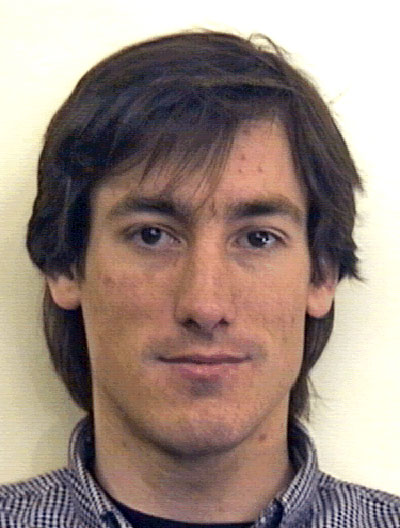
#> input picture face_dataset/adrian3.jpg, 400 x 528 px
$ python -i edge_detection.py   (imports and definitions only)
#> lines starting #> are read from the running program, lines starting #| are printed output that depends on the picture
#> further down, picture is the input picture: shape (528, 400, 3); mean B, G, R 129.1, 138.3, 156.6
from PyQt6.QtGui import QImage, QPixmap
import cv2
import numpy as np
from scipy import ndimage
import math

class EdgeDetection:
    """Custom edge detection class with implementations from scratch"""

    # [110 lines left out: functions convolve, Sobel, prewitt, roberts, not called in this run]


    @staticmethod
    def Canny(image: np.ndarray, low_threshold: int=30, high_threshold: int=100, ksize: int=5, sigma: float=1.4):

        # Convert to grayscale if needed
#> called with low_threshold = 30, high_threshold = 100, ksize = 5, sigma = 1.4
        if len(image.shape) == 3:
            gray = cv2.cvtColor(image, cv2.COLOR_BGR2GRAY)
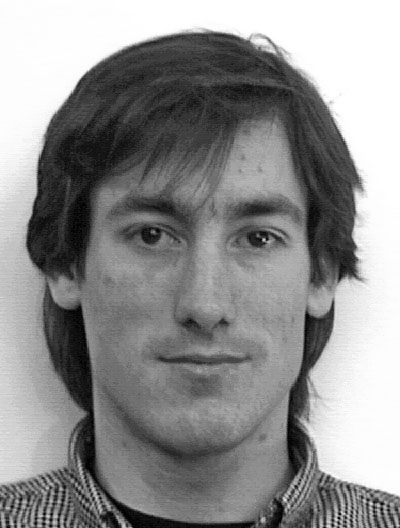
#> gray: shape (528, 400); min 0, max 255, mean 142.7
        else:
            gray = image.copy()

        # Step 1: Noise reduction using Gaussian filter
        blurred_img = EdgeDetection.apply_gaussian_filter(gray, ksize, sigma)

        # Step 2: Gradient calculation using Sobel
        g_mag_img, g_dir_mat = EdgeDetection.sobel_edge_detection(blurred_img)

        # Step 3: Non-maximum suppression
        nms_img = EdgeDetection.non_max_suppression(g_mag_img, g_dir_mat)

        # Step 4 & 5: Double thresholding and hysterisis thresholding (edge tracking)
        canny_img = EdgeDetection.double_threshold(nms_img, low_threshold, high_threshold)

        return canny_img

    # [20 lines left out: function normalize_to_uint8, not called in this run]


    @staticmethod
    def apply_gaussian_filter(image, size=3, sigma=2):
#> called with size = 5, sigma = 1.4
        print("entered gaussian smoothing")
        noisy_img = np.copy(image)

        half_kernel_size = size // 2  # Half-size for symmetry
        x, y = np.meshgrid(np.arange(-half_kernel_size, half_kernel_size+1), np.arange(-half_kernel_size, half_kernel_size+1))

        # apply the Gaussian formula
        gaussian_kernel = np.exp(-(x**2 + y**2) / (2 * sigma**2))

        # normalize so the sum is 1 by dividing by the sum of pixel values
        gaussian_kernel /= np.sum(gaussian_kernel)
        # [17 lines of commented-out code are left out]

        noisy_img = ndimage.convolve(image, gaussian_kernel)

        return noisy_img

    def sobel_edge_detection(image):
        print("entered sobel edge detection")
        image = image.astype(np.float32)
        gx_sobel = np.array([[-1, 0, 1],
                    [-2, 0, 2],
                    [-1, 0, 1]], dtype=np.float32)  # horizontal gradient kernel
        gy_sobel = np.array([[-1, -2, -1],
                    [0, 0, 0],
                    [1, 2, 1]], dtype=np.float32) # vertical gradient kernel

        gx_img = ndimage.convolve(np.copy(image), gx_sobel)
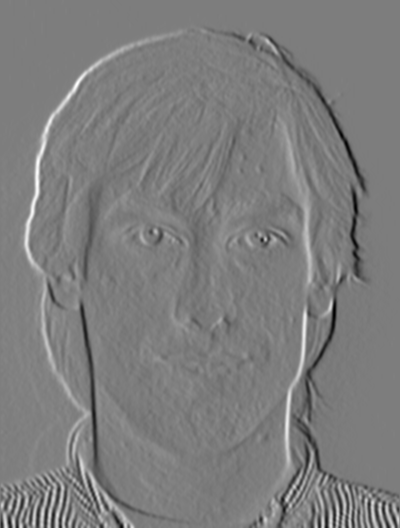
#> gx_img: shape (528, 400) float32; min -346, max 355, mean -0.6; drawn with min black and max white
        gy_img = ndimage.convolve(np.copy(image), gy_sobel)
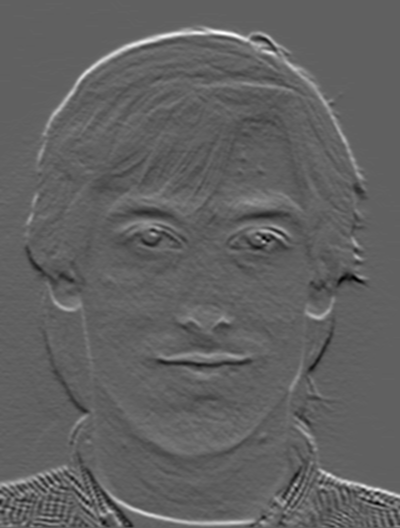
#> gy_img: shape (528, 400) float32; min -223, max 364, mean 2.7; drawn with min black and max white


        g_mag_img = np.hypot(gx_img, gy_img)
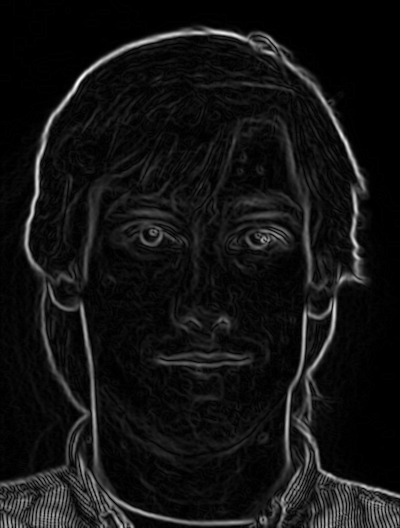
#> g_mag_img: shape (528, 400) float32; min 0, max 408, mean 30.7; drawn with min black and max white
        g_mag_img /= np.max(g_mag_img)   # normalization for pixel values
        g_mag_img = (g_mag_img * 255).astype(np.uint8)  # Scale to 0-255 as QImage() expects the image to be 8 bit integer values to process the pixels correctly
                                                        # while here, g_mag_img is of float values from 0 to 1, so we made this scaling and conversion
        g_directions = np.arctan2(gy_img, gx_img) #direction mat used in non maximal suppression (edge thinning)
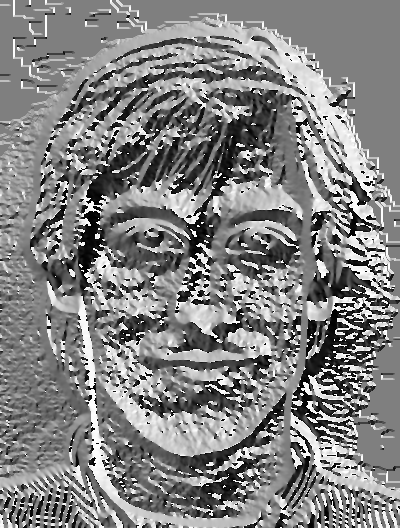
#> g_directions: shape (528, 400) float32; min -3.14, max 3.14, mean 0.0917; drawn with min black and max white
        # plt.imshow( g_mag_img, cmap= plt.get_cmap('gray'))
        # plt.show()
        return g_mag_img, g_directions

    @staticmethod
    def non_max_suppression(g_mag_image, dir_mat):
        print("entered nms")
        for i in range(1, g_mag_image.shape[0] - 1):
            for j in range(1, g_mag_image.shape[1] - 1):
                # direction 0
                if (dir_mat[i][j]/np.pi) * 180 >= -22.5 and (dir_mat[i][j]/np.pi) * 180 < 22.5 or np.abs((dir_mat[i][j]/np.pi) * 180) >= 157.5:
                    if g_mag_image [i][j] < g_mag_image [i][j+1] or g_mag_image[i][j] < g_mag_image[i][j-1]:
                        g_mag_image[i][j] = 0
                # direction 45
                elif (dir_mat[i][j]/np.pi) * 180 >= 22.5 and (dir_mat[i][j]/np.pi) * 180 < 67.5 or (dir_mat[i][j]/np.pi) * 180 >= -157.5 and (dir_mat[i][j]/np.pi) * 180 < -112.5:
                    if g_mag_image [i][j] < g_mag_image [i+1][j-1] or g_mag_image[i][j] < g_mag_image[i-1][j+1]:
                        g_mag_image[i][j] = 0
                # direction 90
                elif (dir_mat[i][j]/np.pi) * 180 >= 67.5 and (dir_mat[i][j]/np.pi) * 180 < 112.5 or (dir_mat[i][j]/np.pi) * 180 >= -112.5 and (dir_mat[i][j]/np.pi) * 180 < -67.5:
                    if g_mag_image [i][j] < g_mag_image [i-1][j] or g_mag_image[i][j] < g_mag_image[i+1][j]:
                        g_mag_image[i][j] = 0
                # direction 135
                elif (dir_mat[i][j]/np.pi) * 180 >= 112.5 and (dir_mat[i][j]/np.pi) * 180 < 157.5 or (dir_mat[i][j]/np.pi) * 180 >= -67.5 and (dir_mat[i][j]/np.pi) * 180 < -22.5:
                    if g_mag_image [i][j] < g_mag_image [i+1][j+1] or g_mag_image[i][j] < g_mag_image[i-1][j-1]:
                        g_mag_image[i][j] = 0
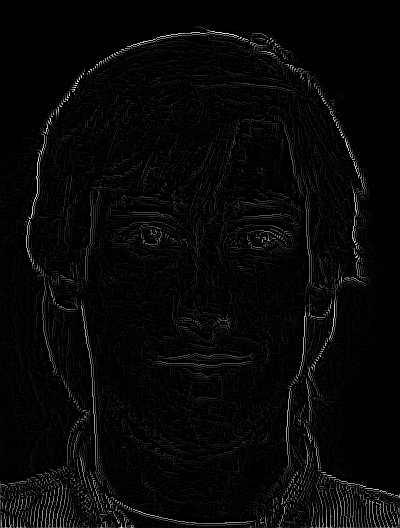
#> g_mag_image: shape (528, 400); min 0, max 255, mean 7.2

        nms_img = g_mag_image
        return nms_img


    @staticmethod
    def double_threshold(nms_img, low_threshold, high_threshold):
#> called with low_threshold = 30, high_threshold = 100
        print("entered double thresholding")
        # high_thres = np.max(nms_img) * high_ratio
        # low_thres = high_thres * low_ratio

        for row in range(1, nms_img.shape[0]-1):
            for col in range(1, nms_img.shape[1]-1):
                if nms_img[row][col] < low_threshold:
                    nms_img[row][col] = 0
                elif nms_img[row][col] >= high_threshold:
                    nms_img[row][col] = 255
                else:
                    if nms_img[row-1][col-1] >= high_threshold or nms_img[row-1][col] >= high_threshold or nms_img[row-1][col+1] >= high_threshold or nms_img[row][col-1] >= high_threshold or nms_img[row][col+1] >= high_threshold or nms_img[row+1][col-1] >= high_threshold or nms_img[row+1][col] >= high_threshold or nms_img[row+1][col+1] >= high_threshold:
                        nms_img[row][col] = 255
                    else:
                        nms_img[row][col] = 0
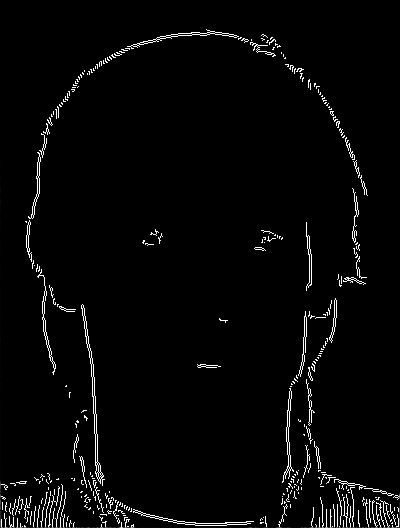
#> nms_img: shape (528, 400); min 0, max 255, mean 6.8

        canny_img = nms_img
        return canny_img

    # @staticmethod
    # def edge_tracking(strong_edges, weak_edges):
    #     """
    #     Track edges by hysteresis - connecting weak edges to strong edges

    #     Args:
    #         strong_edges: Image with strong edges (255)
    #         weak_edges: Image with weak edges (50)

    #     Returns:
    #         Final edge image
    #     """
    #     # Extract shape - fixed to handle both grayscale and color images
    #     if len(strong_edges.shape) == 3:
    #         rows, cols, _ = strong_edges.shape
    #     else:
    #         rows, cols = strong_edges.shape

    #     # Create a combined image with both strong and weak edges
    #     edges = strong_edges.copy()
    #     weak_i, weak_j = np.where(weak_edges == 50)

    #     # Define 8-connected neighborhood offsets
    #     neighbors = [(-1, -1), (-1, 0), (-1, 1), (0, -1), (0, 1), (1, -1), (1, 0), (1, 1)]

    #     # For each weak edge pixel
    #     for i, j in zip(weak_i, weak_j):
    #         # Check if any of the 8 neighboring pixels is a strong edge
    #         for di, dj in neighbors:
    #             ni, nj = i + di, j + dj
    #             if 0 <= ni < rows and 0 <= nj < cols and edges[ni, nj] == 255:
    #                 # If connected to a strong edge, make this weak edge strong
    #                 edges[i, j] = 255
    #                 break

    #     # Set any remaining weak edges to 0
    #     edges[edges != 255] = 0

    #     return edges


# Interface functions that use our custom EdgeDetection class
# [47 lines left out: functions sobel_edge_detection, roberts_edge_detection, prewitt_edge_detection, not called in this run]

def canny_edge_detection(image, low_threshold=50, high_threshold=150):
    return EdgeDetection.Canny(image, low_threshold=low_threshold, high_threshold=high_threshold)

# [6 lines left out: function display_image, not called in this run]

>>> import cv2
>>> picture = cv2.imread('../../face_dataset/adrian3.jpg')
>>> result = EdgeDetection().Canny(picture)

$ run again, on face_dataset/adrian4.jpg
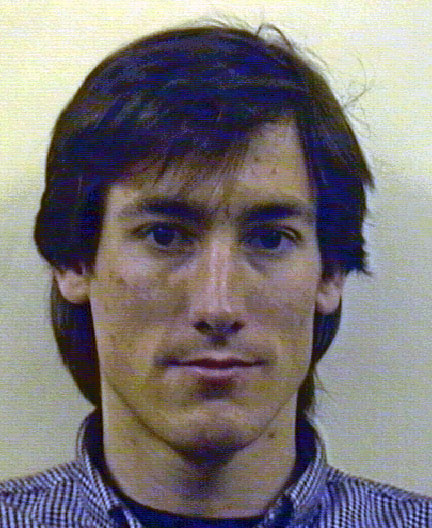
#> input picture face_dataset/adrian4.jpg, 432 x 528 px
#> picture is the input picture: shape (528, 432, 3); mean B, G, R 120.4, 119.4, 124.7
#> in sobel_edge_detection, `g_directions = np.arctan2(gy_img, gx_img)`:
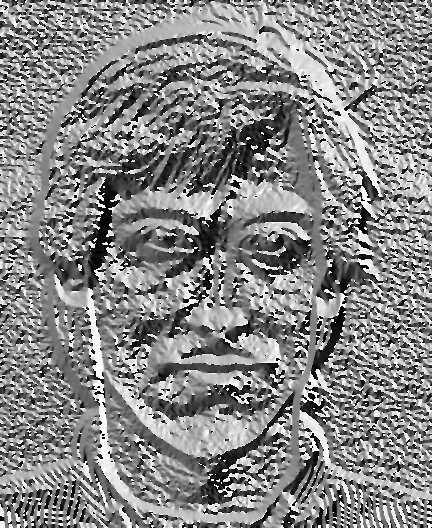
#> g_directions: shape (528, 432) float32; min -3.14, max 3.14, mean 0.185; drawn with min black and max white
#> after the loop in double_threshold, `for row in range(1, nms_img.shape[0]-1):`:
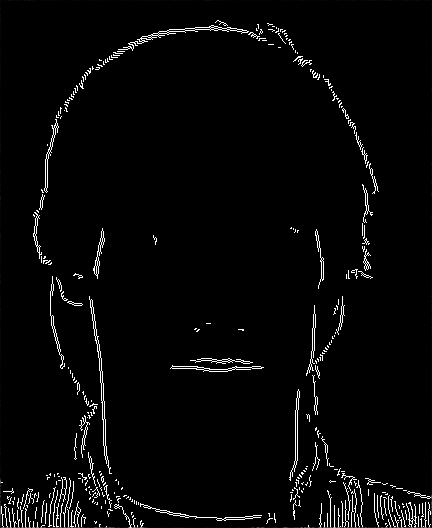
#> nms_img: shape (528, 432); min 0, max 255, mean 7.2

$ run again, on face_dataset/andrew11.jpg
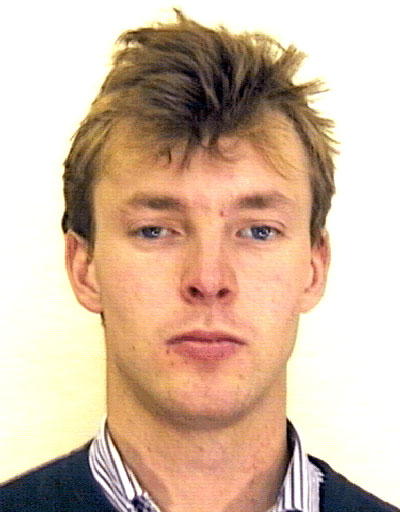
#> input picture face_dataset/andrew11.jpg, 400 x 512 px
#> picture is the input picture: shape (512, 400, 3); mean B, G, R 165.5, 186.6, 212.7
#> after the loop in double_threshold, `for row in range(1, nms_img.shape[0]-1):`:
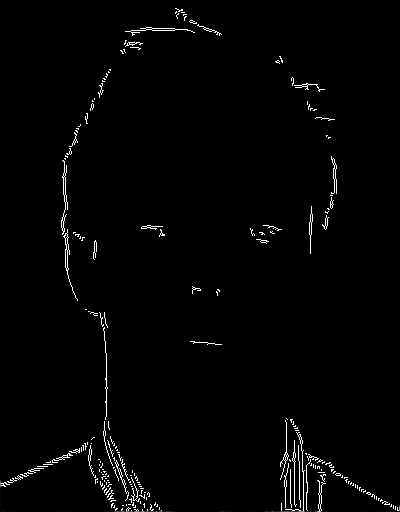
#> nms_img: shape (512, 400); min 0, max 255, mean 4
